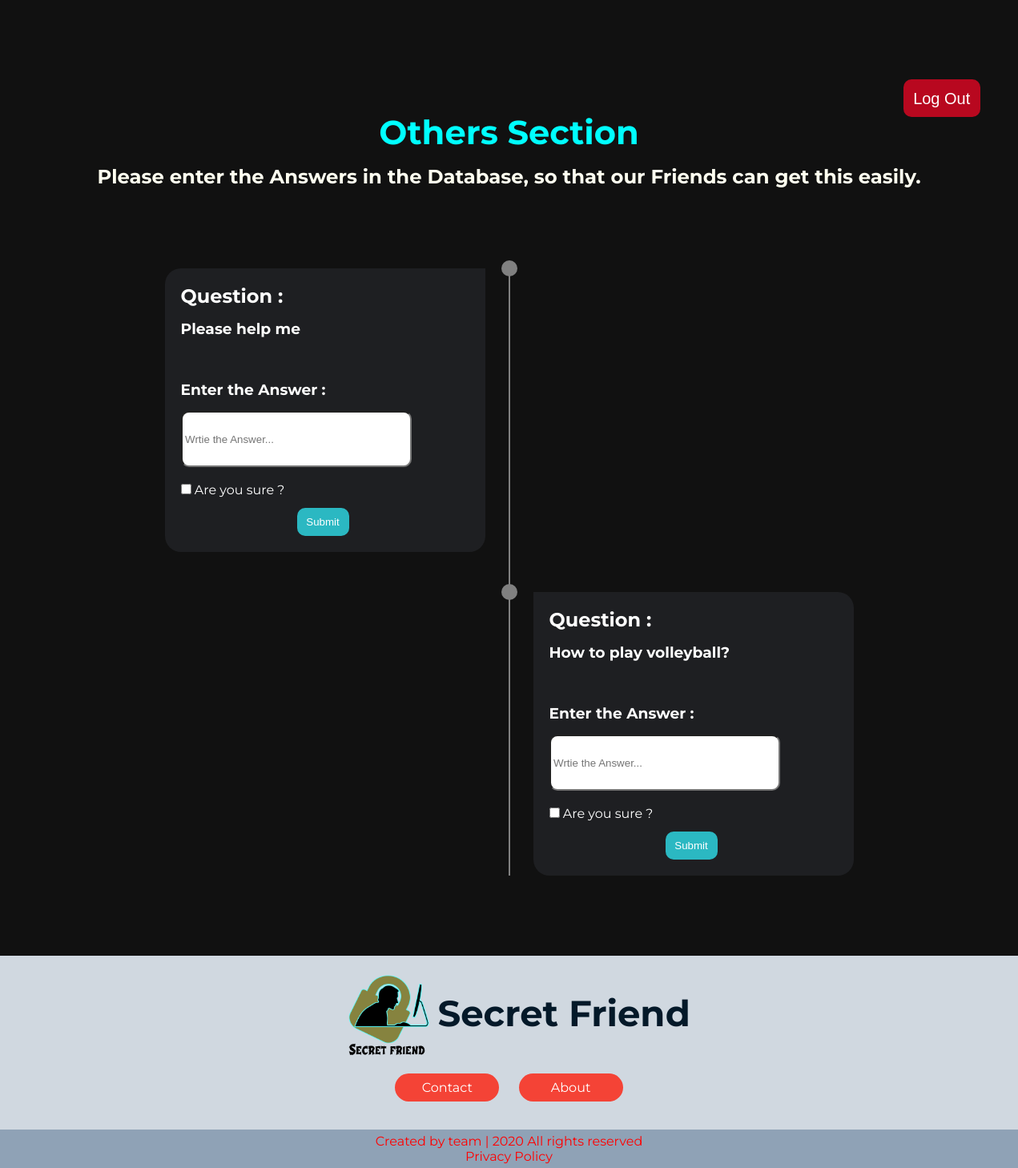
The page /other_ans.php on the database its author committed.
### tables this page shows
CREATE TABLE `questions` (
  `id` int(11) NOT NULL,
  `username` varchar(200) NOT NULL,
  `question` text NOT NULL,
  `answer` text NOT NULL,
  `answer_by` varchar(200) NOT NULL,
  `topic` text NOT NULL
);

### other_ans.php (the view, shortened to what this page needs)
<?php
require_once "config.php";
?>
<!DOCTYPE html>
<html lang="en">
<head>
    <link rel="stylesheet" href="answer_design.css?v=<?php echo time(); ?>" >
    <link rel="stylesheet" href="alert.css?v=<?php echo time(); ?>" >
</head>
<body>
<?php
$sql = "SELECT * FROM questions where topic = 'other'";
if($result = mysqli_query($link, $sql)){
	if((mysqli_num_rows($result) > 0) ){
        ?>
         <div class="container">
         <div class="heading">
         <button  class="btn btn-primary"><a href='logout.php'> Log Out </a></button>
                        <h1> Others Section </h1>
                        <h3> Please enter the Answers in the Database, so that our Friends can get this easily. </h3>
                   </div>
                    <div class="timeline">
                        <ul>
        <?php
		                      	while($row = mysqli_fetch_array($result) ){
                              if(empty($row['answer'])){
         ?>
                                 <li>
                                    <div class="timeline-content">
                                        <form action="answer.php" method="post">
                                          <h2> Question : </h2>
                                          <h3><?php echo $row['question']; ?></h3><br><br>
                                          <h3> Enter the Answer :</h3>
                                          <input type="text" name="answer" placeholder="Wrtie the Answer... " required><br><br>
                                          <input type="checkbox" name="question" id="1" value="<?php echo $row['question']; ?>" required> <label for="1"> Are you sure ? </label><br>
                                          <button type="submit" name="register" class="btn btn-primary">Submit</button>
                                       </form>
                                    </div>
                                </li>
                            <?php
                          }
                          } ?>
                        </ul>
                    </div>
                </div>
    <?php
	} else{
		echo "<p><em>No records were found.</em></p>";
    ?><button  class="btn btn-primary"><a href='logout.php'> Log Out </a></button><?php
	}
} else{
	echo "ERROR: Could not able to execute $sql. " . mysqli_error($link);
}
?>
<footer>
        <div class="logo2">
            <img src="logo1.png" class="i1">
            <h2>Secret Friend</h2>
        </div>
        <div class="button">
            <a href="contact.php">Contact</a>
            <a href="about.html">About</a>
        </div>
        <div class="last">
            <p>Created by team | <i class="fa fa-copyright" aria-hidden="true"></i> 2020 All rights reserved</p>
            <p>Privacy Policy</p>
        </div>
    </footer>
</body>
</html>

### answer_design.css (style rules this page uses)
* { margin: 0; padding: 0; box-sizing: border-box; }
html { font-family: "Montserrat"; scroll-behavior: smooth; }
.heading { color: ivory; margin-bottom: 100px; font-size: 130%; }
.heading h1 { text-align: center; margin-bottom: 15px; color: aqua; }
.btn { margin-top: 13px; height:35px; width:65px; margin-left: 145px; background-color:rgb(43, 184, 194); color: white; border-radius: 10px; border:none; }
.heading .btn a { margin-top: 10px; height: 30px; width: 170px; margin-left: 8px; background-color: rgb(184, 8, 31); border-radius: 10px; color: white; border: none; padding: 5%; text-decoration: none; font-size: 150%; }
.heading .btn { background: none; border: none; outline: none; width: 250px; margin-top: 5px; margin-left: 90%; }
.container { min-height: 100vh; width: 100%; display: flex; flex-direction: column; align-items: center; justify-content: center; padding: 100px 0; background-color: #111; }
.timeline { width: 80%; height: auto; max-width: 800px; margin: 0 auto; position: relative; }
.timeline ul { list-style: none; }
.timeline ul li { padding: 20px; background-color: #1e1f22; color: white; border-radius: 10px; margin-bottom: 20px; }
.timeline ul li:last-child { margin-bottom: 0; }
.timeline-content h2 { margin-bottom: 15px; }
.timeline-content h3 { margin-bottom: 15px; }
.timeline-content input[type="text"] { width: 80%; padding: 1%; border-radius: 10px; height: 70px; }
@media only screen and (min-width: 768px) { .timeline:before { content: ""; position: absolute; top: 0; left: 50%; transform: translateX(-50%); width: 2px; height: 100%; background-color: gray; } }
@media only screen and (min-width: 768px) { .timeline ul li { width: 50%; position: relative; margin-bottom: 50px; } }
@media only screen and (min-width: 768px) { .timeline ul li:nth-child(odd) { float: left; clear: right; transform: translateX(-30px); border-radius: 20px 0px 20px 20px; } }
@media only screen and (min-width: 768px) { .timeline ul li:nth-child(even) { float: right; clear: left; transform: translateX(30px); border-radius: 0px 20px 20px 20px; } }
@media only screen and (min-width: 768px) { .timeline ul li::before { content: ""; position: absolute; height: 20px; width: 20px; border-radius: 50%; background-color: gray; top: 0px; } }
@media only screen and (min-width: 768px) { .timeline ul li:nth-child(odd)::before { transform: translate(50%, -50%); right: -30px; } }
@media only screen and (min-width: 768px) { .timeline ul li:nth-child(even)::before { transform: translate(-50%, -50%); left: -30px; } }
footer { background: #d0d8e0; }
.logo2 { display: flex; }
.logo2 img { width: 10%; height: 10%; margin-left: 33%; }
.logo2 h2 { font-size: 45px; margin-top: 3.5%; color: #041929; }
.button { text-align: center; }
.button a { position: relative; display: inline-block; padding: 8px 20px; background: #f44336; margin: 20px 10px; margin-bottom: 35px; border-radius: 20px; text-decoration: none; font-weight: 400; color: #fff; transition: 0.7s; width: 130px; }
.last { background: #8fa2b6; padding: 5px; text-align: center; color: red; }

### rows shown on the page
questions: question "Please help me"
questions: question "How to play volleyball?"
